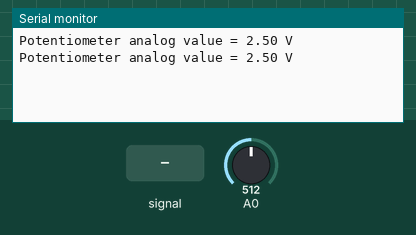
A program run on a simulated Arduino Uno, built with avr-gcc and run on an emulated ATmega328P. Parts: the last lines printed to the serial monitor. The inputs (shaded band) are chosen by the test bench; at power-on: A0 = 512.

Above: at 1.2 s.
1.3 s: A0 fed a 200 Hz sine of ±81 counts around its level
At 1.9 s:
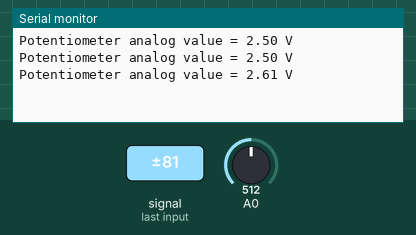
2.8 s: A0 set to 716
At 2.81 s:
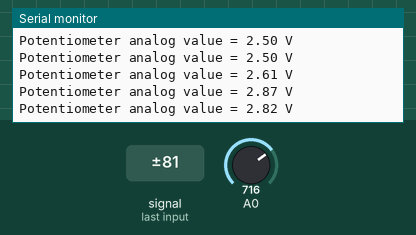
4.3 s: A0 fed a 1000 Hz sine of ±255 counts around its level
At 4.81 s:
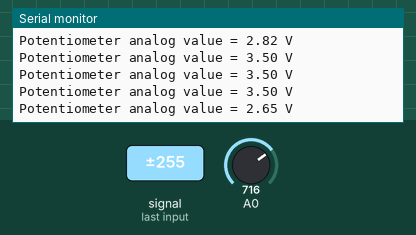
5.8 s: A0 set to 900
At 5.81 s:
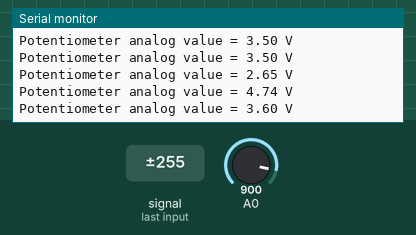
Timing chart, 0 to 8.3 s (numbered marks = the images above; inputs shaded):
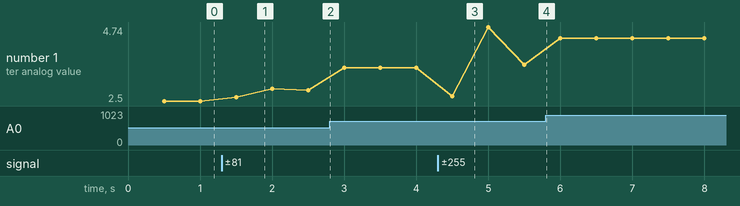

The program:

main.cpp
```cpp
#include <Arduino.h>

#define ADC_CHANNEL 0

volatile uint16_t poti_value = 0;
unsigned long lastPrintTime = 0;
const unsigned long interval = 500; // 500 ms interval

void setup() {
  Serial.begin(115200);

  // Select ADC channel (ADC0)
  ADMUX = (ADMUX & 0b11110000) | ADC_CHANNEL;

  // Use AVcc as reference voltage
  ADMUX |= (1 << REFS0);

  // Enable ADC, set prescaler to 128, enable ADC interrupt
  ADCSRA = (1 << ADEN)     // Enable ADC
         | (1 << ADIE)     // Enable ADC interrupt
         | (1 << ADPS2) | (1 << ADPS1) | (1 << ADPS0); // Prescaler 128

  sei();                   // Enable global interrupts

  ADCSRA |= (1 << ADSC);   // Start first conversion
}

// Called whenever an ADC conversion is complete
ISR(ADC_vect) {
  poti_value = ADC;         // Read ADC value
  ADCSRA |= (1 << ADSC);    // Start next conversion
}

void loop() {
  unsigned long currentTime = millis();

  if (currentTime - lastPrintTime >= interval) {
    lastPrintTime = currentTime;

    float voltage = (poti_value * 5.0) / 1023.0;

    Serial.print("Potentiometer analog value = ");
    Serial.print(voltage, 2);
    Serial.println(" V");
  }

}
```

Measured:
- after the input at 1.3 s, the serial monitor: prints a new line after 0.20 s (image 1)
- after the input at 4.3 s, the serial monitor: prints a new line after 0.20 s (image 3)
- plotted number 1: 2.5 → 2.82 after the input at 1.3 s, 2.82 → 3.5 after the input at 2.8 s, 3.5 → 3.6 after the input at 4.3 s, 3.6 → 4.4 after the input at 5.8 s
